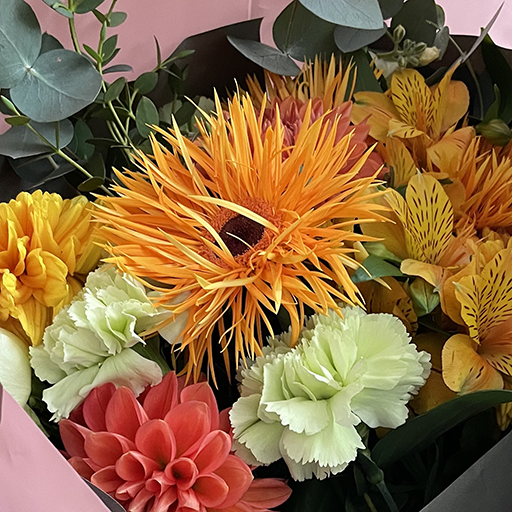
#> input picture data/msipimg02.tif, 512 x 512 px, found by its file name; its folder holds 4 pictures in this run
$ jupyter execute --allow-errors vie_sec14_recognition.ipynb
#> lines starting #> are read from the running program, lines starting #| are printed output that depends on the picture; after the words box and inside, x2 and y2 are one past the last pixel; in counts of white or black regions, pixels touching at a corner belong together
### code/python/vie.py
"""「画像情報工学」Python ノートブック用の共通ヘルパー．

MATLAB 版の +vie パッケージ（code/matlab/+vie）のうち，データの取得にあたる部分に対応する．
画像処理そのものは各ノートブックで scikit-image，SciPy，NumPy などを使って書く．
Google Colab では，各ノートブックの最初のセルがこのファイルを GitHub から取得する．

    import vie
    X = vie.msipimg(5, 256, "gray")   # 参考資料のサンプル画像（石像の顔）

import したときに日本語フォントと図の配色を設定する（vie.setup）．

Copyright (c) Shogo MURAMATSU, 2026
All rights reserved.
"""
from __future__ import annotations

import os
import urllib.request
from pathlib import Path

import numpy as np

REPO_RAW = "https://raw.githubusercontent.com/msiplab/VieWork/master/"
MSIPWORKM_RAW = "https://raw.githubusercontent.com/msiplab/MsipWorkM/master/"
KODAK_URL = "https://www.r0k.us/graphics/kodak/kodak/"

# 図の配色（スライドと同じロゴの 3 色と灰色）
CMAIN = (0 / 255, 136 / 255, 85 / 255)    # メイン（緑）#008855
CCOOL = (46 / 255, 117 / 255, 182 / 255)  # 寒色系（青）#2E75B6
CWARM = (197 / 255, 90 / 255, 17 / 255)   # 暖色系（橙）#C55A11
CGRAY = (0.6, 0.6, 0.6)                   # 補助線（灰）

_FONT_URL = "https://github.com/google/fonts/raw/main/ofl/bizudgothic/BIZUDGothic-Regular.ttf"


# [18 lines left out: functions datfolder, datafile, not called in this run]


def setup() -> None:
    """日本語を表示できるフォントと図の既定値を matplotlib に設定する．"""
    import matplotlib as mpl
    from matplotlib import font_manager

    names = {f.name for f in font_manager.fontManager.ttflist}
    for cand in ("BIZ UDGothic", "BIZ UDPGothic", "Noto Sans CJK JP", "Noto Sans JP",
                 "IPAexGothic", "Yu Gothic", "Meiryo", "MS Gothic", "Hiragino Sans"):
        if cand in names:
            family = cand
            break
    else:
        # Colab などで日本語フォントが無いときは BIZ UDGothic（スライドと同じ書体）を取得する
        path = datfolder() / "BIZUDGothic-Regular.ttf"
        if not path.exists():
            urllib.request.urlretrieve(_FONT_URL, path)
        font_manager.fontManager.addfont(str(path))
        family = font_manager.FontProperties(fname=str(path)).get_name()
    mpl.rcParams["font.family"] = family
    # ヒンティングの方式によっては，BIZ UDGothic の 9 pt でマイナス記号が消えるので，自動ヒンティングにする
    mpl.rcParams["text.hinting"] = "force_autohint"
    mpl.rcParams["axes.unicode_minus"] = False
    mpl.rcParams["mathtext.fontset"] = "cm"
    mpl.rcParams["figure.dpi"] = 100
    mpl.rcParams["axes.prop_cycle"] = mpl.cycler(color=[CMAIN, CCOOL, CWARM, CGRAY])


# [43 lines left out: functions msipimg, kodim, not called in this run]


if os.environ.get("VIE_NO_SETUP") is None:
    try:
        setup()
    except Exception:  # フォントの取得に失敗しても計算は続けられるようにする
        pass

### code/python/vie_sec14_recognition.ipynb
<a href="https://colab.research.google.com/github/msiplab/VieWork/blob/master/code/python/vie_sec14_recognition.ipynb" target="_parent"></a> <a href="https://matlab.mathworks.com/open/github/v1?repo=msiplab/VieWork&file=code/matlab/vie_sec14_recognition.m&project=VieWork.prj" target="_parent"></a>

# 第14回 パターン認識と特徴抽出
村松正吾　「画像情報工学」

動作確認：Python 3.12（Google Colab），NumPy，SciPy，scikit-image，Matplotlib，PyWavelets，PyTorch

MATLAB のライブスクリプト `code/matlab/vie_sec14_recognition.m` を Python に移植したもの。第14回のスライド（vie2026-14）で使う図と数値を計算する。特徴空間と最近傍決定則，色の特徴空間，ハリスのコーナー検出，キャニーの輪郭線検出（教科書の例題「プレウィットフィルタ」「勾配の大きさ」），ハフ変換による直線検出，ニューラルネットワーク（活性化関数，勾配降下法と SGD 法，多峰性の損失の模式図，畳込み NN の学習），畳み込み層とプーリング層，ウェーブレット変換を扱う。記号は教科書に合わせる。

スライドの図と数値は MATLAB 版で作っている。新潟大学の学生は[大学の包括ライセンス](https://jp.mathworks.com/academia/tah-portal/niigata-university-31576302.html)で MATLAB を使えるので，MATLAB 版もぜひ動かしてほしい。上の「Open in MATLAB Online」のボタンを押すと，ブラウザだけで MATLAB Online が開き，VieWork が自分の MATLAB Drive に複製されて，このノートブックに対応するライブスクリプトが開く（インストールは不要）。さらに [MATLAB Connector](https://jp.mathworks.com/products/matlab-drive.html) を手元の PC に入れると，MATLAB Drive のファイルが PC のフォルダと自動で同期されるので，MATLAB Online で作業したファイルを手元の MATLAB でもそのまま開ける。

画像処理には scikit-image，SciPy，NumPy を，ウェーブレット変換には PyWavelets を，畳込み NN の学習には PyTorch を使う（どれも Colab に入っている）。教科書の例題の数値はスライドと一致することを `assert` で確かめている。画像から計算する値は，ライブラリの実装が MATLAB と異なるため，スライドの値とわずかに異なることがある。

## 準備
共通ヘルパー `vie.py`（サンプル画像の取得，日本語フォントと配色の設定）を読み込む。Colab では GitHub から取得する。

[cell 1]
import importlib
import os
import sys
import urllib.request

# Colab では毎回 GitHub から最新の vie.py を取得する（VieWork を clone した場合は同じフォルダの vie.py を使う）
if "google.colab" in sys.modules or not os.path.exists("vie.py"):
    urllib.request.urlretrieve(
        "https://raw.githubusercontent.com/msiplab/VieWork/master/code/python/vie.py", "vie.py")

import numpy as np
import matplotlib.pyplot as plt
from matplotlib.colors import ListedColormap, LinearSegmentedColormap
from scipy import ndimage
from skimage import feature, filters, transform
from skimage.util import img_as_float
import vie

vie = importlib.reload(vie)   # 取得し直した vie.py を読み込み直す

# 図の配色はスライドと揃え，ロゴの 3 色（メインの緑，寒色系の青，暖色系の橙）と灰色を使う
cmain, ccool, cwarm, cgray = vie.CMAIN, vie.CCOOL, vie.CWARM, vie.CGRAY


def show(ax, X, title=None):
    """画像を軸なし・縦横比 1 で表示する（グレースケールは 0 を黒，最大値（255 か 1）を白）．"""
    vmax = 255 if X.dtype == np.uint8 else 1
    ax.imshow(X, cmap="gray", vmin=0, vmax=vmax, interpolation="nearest")
    ax.set_axis_off()
    if title is not None:
        ax.set_title(title)

写真は教科書のサンプル画像 msipimg##.tif（512×512 のカラー）を `vie.msipimg` で読み込む。色の特徴空間には色とりどりの花束（msipimg02），コーナー・輪郭線の検出と特徴マップには縦横の縁がはっきりした石造りの建物（msipimg04），ハフ変換には斜めの直線（縞）が並ぶ路面（msipimg06），輪郭線の小さな例には丸い輪郭が並ぶマカロン（msipimg03）を使う。

図の配色はロゴの 3 色（メインの緑 #008855，青 #2E75B6，橙 #C55A11）と灰色を基本にする。薄い色は白と混ぜて作る。

[cell 2]
cLogo = np.array([cmain, ccool, cwarm])
cLight = 1 - 0.18 * (1 - cLogo)                  # 塗り用の薄い色

## 特徴空間とパターン学習
2 次元の特徴ベクトル $\mathbf{x}=(x_0\ \ x_1)^\top$ をもつ 3 クラス $\omega_1,\omega_2,\omega_3$ の学習データ（各 30 個）を作る。同じクラスのパターンは特徴空間上で塊（クラスタ）をなす。クラスごとの平均を代表ベクトル $\boldsymbol{\mu}_i$ とする（パターン学習）。

正規乱数は NumPy と MATLAB で作り方が違い，同じシードでも値が一致しない。スライドと同じ例にするため，MATLAB の `rng(0); randn(360,1)` の値を VieWork の `data/vie-14-randn.txt` に保存しておき，それを順に使う（学習データ，テストデータの順）。

#> (a cell that did not finish here is left out)

mu0 = np.array([[1, 1], [4, 1.5], [2.5, 4]])     # 真の中心
nTrain = 30                                      # クラスあたりの学習データ数
pos = 0                                          # 次に使う乱数の位置


def gendata():
    """各クラスの中心のまわりに標準偏差 0.6 の正規乱数で点を作る（クラスは 1, 2, 3）．

    MATLAB の randn(nTrain,2) と同じく，乱数を列優先で並べる．
    """
    global pos
    blocks = []
    for i in range(3):
        r = z[pos:pos + 2 * nTrain].reshape((nTrain, 2), order="F")
        pos += 2 * nTrain
        blocks.append(mu0[i] + 0.6 * r)
    return np.vstack(blocks), np.repeat([1, 2, 3], nTrain)


Xtr, ytr = gendata()
mu = np.array([Xtr[ytr == i].mean(axis=0) for i in (1, 2, 3)])
print("代表ベクトル（行が μ_i^T）\n", np.round(mu, 2))
# スライドの値と一致することを確かめる
assert np.allclose(np.round(mu, 2), [[1.33, 0.93], [4.03, 1.42], [2.38, 3.95]], rtol=0, atol=1e-9)

特徴空間上の学習データ（クラスごとに色分け）と代表ベクトル（＋印）。

[cell 4]
fig, ax = plt.subplots(figsize=(4.5, 4.5), layout="constrained")
#> (the rest of this cell did not finish here and is left out)

## パターン識別：最近傍決定則
未知の入力 $\mathbf{x}$ は，最も近い代表ベクトルのクラスに識別する（最近傍決定則）。距離はユークリッド距離 $\|\mathbf{x}-\boldsymbol{\mu}_i\|_2$ で測る。

[cell 5]
xq = np.array([3, 2.5])                          # 未知入力
#> (the rest of this cell did not finish here and is left out)

未知入力 $\mathbf{x}$（☆印）から各代表ベクトルへ線分を引き，距離を添える。背景は各点を最も近い代表ベクトルのクラスで塗り分けたもの（識別境界は代表ベクトルどうしの垂直二等分線になる）。

[cell 6]
def nearest(Xq, mu):
    """各行の点に最も近い代表ベクトルのクラス番号（1 始まり）．"""
    return np.argmin(np.linalg.norm(Xq[:, None, :] - mu[None], axis=2), axis=1) + 1


g = np.linspace(0, 5, 301)
g1, g2 = np.meshgrid(g, g)
#> (the rest of this cell did not finish here and is left out)

新しいテストデータ（各クラス 30 個）での識別率。

#> (a cell that did not finish here is left out)

## 色の特徴空間
画像の各画素の (R, G, B) を特徴ベクトルとみなすと，RGB 空間が特徴空間になる（色そのものが内容なので，点は画素の色で塗る）。色の分布が広がって見えるよう，橙・黄・赤・白・緑の花が並ぶ花束（msipimg02）を使う。

[cell 8]
Xc = img_as_float(vie.msipimg(2))
#> in msipimg, im is the input picture: PIL image 512x512 RGB; mean R, G, B 140.5, 105.1, 64.4
Xs = transform.rescale(Xc, 1 / 8, order=3, anti_aliasing=True, channel_axis=2)
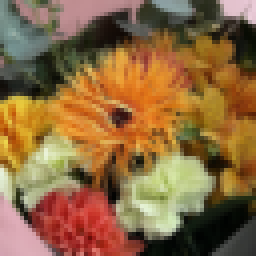
#> Xs: shape (64, 64, 3) float64 (shown 4 times larger); mean of channels 0, 1, 2 0.551, 0.412, 0.252; drawn as R, G, B
v = np.clip(Xs.reshape(-1, 3), 0, 1)
fig = plt.figure(figsize=(9, 4), layout="constrained")
ax0 = fig.add_subplot(1, 2, 1)
show(ax0, np.clip(transform.rescale(Xc, 0.25, order=3, anti_aliasing=True, channel_axis=2), 0, 1))
ax = fig.add_subplot(1, 2, 2, projection="3d")
ax.scatter(v[:, 0], v[:, 1], v[:, 2], s=8, c=v, depthshade=False)
ax.set(xlim=(0, 1), ylim=(0, 1), zlim=(0, 1), xlabel="R", ylabel="G", zlabel="B")
ax.view_init(elev=25, azim=-130)                 # 視点（仰角 25°，方位角 −130°）
plt.show()
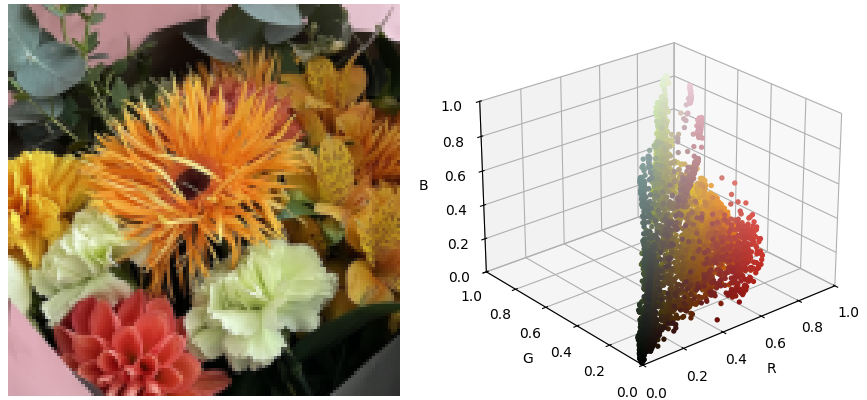
#> figure drawn by matplotlib, 2 panels

## ハリスのコーナー検出：局所構造行列の数値例
構造テンソル $\hat{\mathbf{M}}=\begin{pmatrix}\hat{A}&\hat{C}\\\hat{C}&\hat{B}\end{pmatrix}$，$A=x_\mathrm{v}^2,\ B=x_\mathrm{h}^2,\ C=x_\mathrm{v}x_\mathrm{h}$（近傍で平均）と，コーナー応答値 $r=\det(\hat{\mathbf{M}})-k(\mathrm{trace}(\hat{\mathbf{M}}))^2$（$k=0.04$）を，平坦・エッジ・コーナーの $5\times5$ パッチで比べる。

[cell 9]
k = 0.04
corner_patch = np.zeros((5, 5))
corner_patch[2:, 2:] = 1
P = [np.zeros((5, 5)), np.hstack([np.zeros((5, 2)), np.ones((5, 3))]), corner_patch]
names = ["平坦", "エッジ", "コーナー"]
fv = np.array([[-1], [0], [1]])
fh = np.array([[-1, 0, 1]])                      # 中心差分
R = np.zeros((3, 3))                             # 列：det, trace, r
for i in range(3):
    xv = ndimage.correlate(P[i], fv, mode="nearest")
    xh = ndimage.correlate(P[i], fh, mode="nearest")
    Ah, Bh, Ch = np.mean(xv**2), np.mean(xh**2), np.mean(xv * xh)
    M = np.array([[Ah, Ch], [Ch, Bh]])
    R[i] = [np.linalg.det(M), np.trace(M), np.linalg.det(M) - k * np.trace(M) ** 2]
print(f"{'':6s} {'det':>7s} {'trace':>7s} {'r':>7s}")
for nm, (dt, tr, r) in zip(names, R):
    print(f"{nm:5s} {dt:7.3f} {tr:7.2f} {r:7.3f}")
assert [f"{a:.3f}" for a in R[:, 2]] == ["0.000", "-0.006", "0.047"]   # スライドの値と一致
assert [f"{a:.3f}" for a in R[:, 0]] == ["0.000", "0.000", "0.056"]
assert [f"{a:.2f}" for a in R[:, 1]] == ["0.00", "0.40", "0.48"]

## ハリスのコーナー検出：処理結果
市松模様と石造りの建物の画像（msipimg04 をグレースケールにして 256×256 に縮小）でコーナーを検出する。建物はアーチの頂や柱の角など，縦横の縁が交わる点がはっきりしている。コーナー点は橙の＋印で示す。

コーナー応答値は scikit-image の `feature.corner_harris`（$k=0.04$）で求め，その極大点を `feature.corner_peaks` で応答値の強い順に取り出す（最大値の 1% 以上，市松模様は 40 個まで，建物は 150 個まで）。

[cell 10]
Cb = (np.add.outer(np.arange(144) // 24, np.arange(144) // 24) % 2).astype(float)   # 24 画素四方の白黒のます目を 6×6 に並べた市松模様
cc = feature.corner_peaks(feature.corner_harris(Cb, k=0.04), min_distance=3, threshold_rel=0.01, num_peaks=40)
#> (the rest of this cell did not finish here and is left out)

cg = feature.corner_peaks(feature.corner_harris(Gr, k=0.04), min_distance=1, threshold_rel=0.01, num_peaks=150)
print("コーナー点の数：市松模様", len(cc), "，建物", len(cg))

[cell 11]
fig, axs = plt.subplots(1, 2, figsize=(9, 4.4), layout="constrained", width_ratios=[1, 1])
show(axs[0], Cb, "市松模様")
axs[0].plot(cc[:, 1], cc[:, 0], "+", color=cwarm, ms=10, mew=2.5)
#> (the rest of this cell did not finish here and is left out)

## キャニーの輪郭線検出
ガウス平滑化 → 勾配 → 非極大抑制 → ヒステリシス閾値処理。比較としてソーベル勾配の単純な閾値処理も示す。

キャニーの輪郭線検出には scikit-image の `feature.canny`（ガウス平滑化の標準偏差 $\sqrt{2}$，閾値は既定値）を使う。ソーベルの方は `filters.sobel` で求めた勾配の大きさを，大津法の閾値（`filters.threshold_otsu`）で二値化する。

#> (a cell that did not finish here is left out)

[cell 13]
fig, axs = plt.subplots(1, 2, figsize=(8, 4.2), layout="constrained")
#> (the rest of this cell did not finish here and is left out)

[cell 14]
fig, axs = plt.subplots(1, 2, figsize=(8, 4.2), layout="constrained")
#> (the rest of this cell did not finish here and is left out)

## 教科書の例題「プレウィットフィルタ」「勾配の大きさ」（3.2 節）
キャニーの輪郭線検出の勾配計算の例。教科書の例題「矩形フィルタ」の配列 $\mathsf{x}$ にプレウィットフィルタ（垂直方向 $f_\mathrm{v}$，水平方向 $f_\mathrm{h}$）を施し，勾配ベクトル $\vec{y}[\boldsymbol{n}]=(x_\mathrm{v}[\boldsymbol{n}]\ \ x_\mathrm{h}[\boldsymbol{n}])^\top$ の大きさ $y_\mathrm{mag}[\boldsymbol{n}]=\sqrt{x_\mathrm{v}^2[\boldsymbol{n}]+x_\mathrm{h}^2[\boldsymbol{n}]}$ を求める。周囲の値はすべて零値とする。

教科書の線形フィルタ（式 (3.1)）は局所的な積和（相関）の形なので，`scipy.ndimage.correlate`（零値拡張は `mode="constant"`）がそのまま使える。

[cell 15]
xp = np.array([[18, 9, 9, 9], [27, 9, 9, 9], [36, 9, 9, 9]])   # 教科書の例題「矩形フィルタ」の配列
fvP = np.array([[-1, -1, -1], [0, 0, 0], [1, 1, 1]])          # プレウィットフィルタ（垂直方向）
fhP = fvP.T                                                    # プレウィットフィルタ（水平方向）
Xv = ndimage.correlate(xp, fvP, mode="constant")              # 垂直方向の差分 x_v
Xh = ndimage.correlate(xp, fhP, mode="constant")              # 水平方向の差分 x_h
Ymag = np.sqrt(Xv**2 + Xh**2)                                 # 勾配の大きさ y_mag
print("x_v =\n", Xv)
print("x_h =\n", Xh)
print("y_mag =\n", np.round(Ymag, 2))

教科書の解答と一致することを確かめる。

[cell 16]
XvBook = [[36, 45, 27, 18], [18, 18, 0, 0], [-36, -45, -27, -18]]
XhBook = [[18, -27, 0, -18], [27, -54, 0, -27], [18, -45, 0, -18]]
YmagBook = [[40.25, 52.48, 27.00, 25.46], [32.45, 56.92, 0.00, 27.00], [40.25, 63.64, 27.00, 25.46]]
assert (np.array_equal(Xv, XvBook) and np.array_equal(Xh, XhBook)
        and np.allclose(np.round(Ymag, 2), YmagBook, rtol=0, atol=1e-9)), "教科書の例題の解答と一致しない"

## ハフ変換：数値例
エッジ画素の位置 $\boldsymbol{q}=(q_1\ \ q_2)^\top$ を $\rho=q_1\cos\theta+q_2\sin\theta$ で $(\theta,\rho)$ 空間の曲線に写す。一直線上の 3 点 $\boldsymbol{q}_\mathrm{A}=(0\ \ 2)^\top$，$\boldsymbol{q}_\mathrm{B}=(1\ \ 1)^\top$，$\boldsymbol{q}_\mathrm{C}=(2\ \ 0)^\top$ は，$\theta=45^\circ$ でいずれも $\rho=\sqrt{2}$ となる（3 本の曲線が 1 点で交わる）。

[cell 17]
pts = np.array([[0, 2], [1, 1], [2, 0]])
th = np.deg2rad(45)
rho = pts[:, 0] * np.cos(th) + pts[:, 1] * np.sin(th)
print("ρ =", np.round(rho, 3))
assert np.allclose(rho, np.sqrt(2))

[cell 18]
tt = np.linspace(0, np.pi, 361)
fig, ax = plt.subplots(figsize=(5.5, 3.6), layout="constrained")
for i, nm in enumerate("ABC"):
    ax.plot(np.rad2deg(tt), pts[i, 0] * np.cos(tt) + pts[i, 1] * np.sin(tt), color=cLogo[i], lw=2,
            label=rf"$\boldsymbol{{q}}_\mathrm{{{nm}}}=({pts[i, 0]}\ {pts[i, 1]})^\top$")
ax.plot(45, np.sqrt(2), "ko", ms=10, mfc="none", mew=2)
ax.set(xlim=(0, 180), xticks=range(0, 181, 45), xlabel=r"$\theta$ [度]", ylabel=r"$\rho$")
ax.grid(True)
ax.legend(loc="lower left")
plt.show()
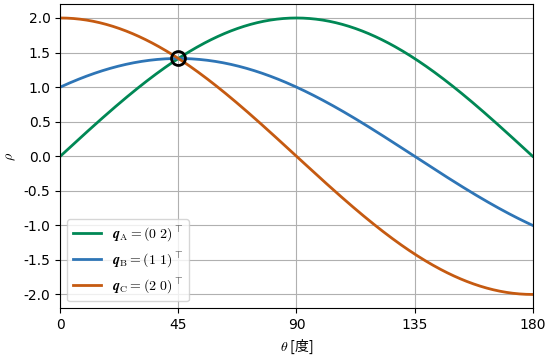
#> figure drawn by matplotlib, 1 panel; curve peaks at x = 90, y = 2; curve peaks at x = 45, y = 1.41; curve peaks at x = 0, y = 2

## ハフ変換：処理例
斜めの直線（縞の縁）がはっきりした路面の画像（msipimg06 をグレースケールにして 256×256 に縮小）を使う。路面の細かな模様の輪郭を拾わないよう，キャニーのガウス平滑化の標準偏差を 3 と大きめにとる。

キャニーの輪郭画像を投票し，投票度数の大きなセル（ピーク）を探索して直線を描く（逆ハフ変換）。投票度数は見やすいよう平方根をとって白→緑→濃緑の色で表示する。選ばれたセルは橙の□印。

投票は scikit-image の `transform.hough_line`（$\theta$ は $-90^\circ$ から $89^\circ$ まで $1^\circ$ 刻み，画素の位置は左上を原点とする $(q_1,q_2)=(n_\mathrm{h},n_\mathrm{v})$），ピークの探索は `transform.hough_line_peaks`（最大 12 個，最大値の 30% 以上）で行う。画像に描く線分は `transform.probabilistic_hough_line`（投票の閾値 50，線分の長さ 60 画素以上，隙間 20 画素以下はつなぐ）で取り出す。

#> (a cell that did not finish here is left out)

$ run again, on data/msipimg04.tif
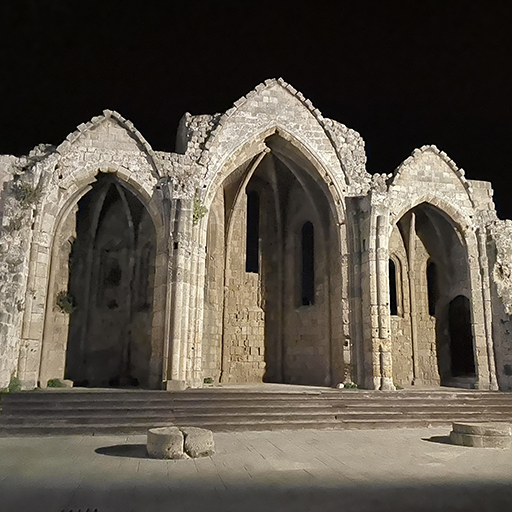
#> input picture data/msipimg04.tif, 512 x 512 px, found by its file name
#> k = 0.04
#> after the loop `for i in range(3):`: R = [[0, 0, 0], [0, 0.4, -0.0064], [0.056, 0.48, 0.0468]]
#> the loop `for nm, (dt, tr, r) in zip(names, R):` made 3 passes
#> (printed output is left out)
#> in msipimg, im is the input picture: PIL image 512x512 RGB; mean R, G, B 91.7, 84.1, 73.2
#> cg = 150 pairs, first value 39 to 224, second value 1 to 254
#| コーナー点の数：市松模様 25 ，建物 150
#> Ec: shape (256, 256) bool; 9.8% white in thin lines or dots, all inside (x1, y1, x2, y2) = (1, 39, 255, 245)
#> Es: shape (256, 256) bool; 12.9% white in thin lines or dots, all inside (x1, y1, x2, y2) = (0, 38, 256, 231)
#> after the loop `for F in Fk:`:
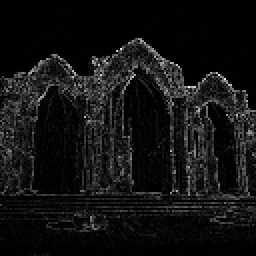
#> Zp: shape (128, 128) float64 (shown 2 times larger); min 0, max 2.34, mean 0.173; drawn with min black and max white
#> after the loop `for F in Fk:`: maps = 4 items
#> the loop `for ax, Mp, ttl in zip(axs[1:], maps, ("水平差分", "垂直差分", "ラプラシアン", "−ラプラ..` made 4 passes
#> `plt.show()`:
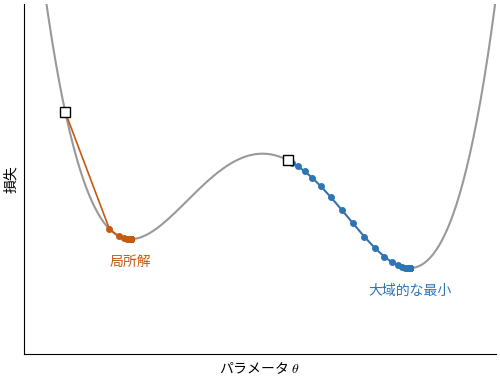
#> figure drawn by matplotlib, 1 panel
